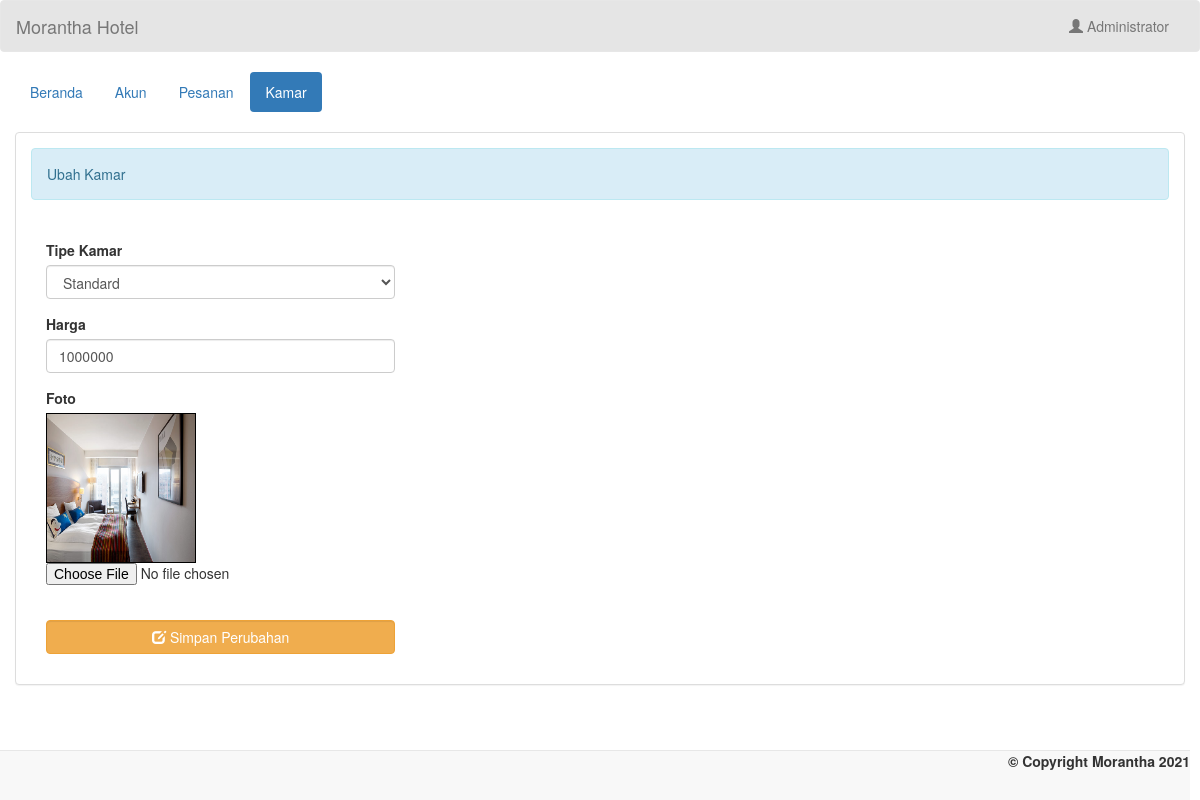
The page /admin/kamar_ubah_kamar.php?room_id=1 (signed in) on the database its author committed.
### tables this page shows
CREATE TABLE `room` (
  `room_id` int(11) NOT NULL,
  `tipe_kamar` varchar(50) NOT NULL,
  `harga` varchar(11) NOT NULL,
  `foto` varchar(100) NOT NULL
);

### admin/nama_admin.php (called while the page is built, shortened)
<?php
	require 'connect.php';
	$query = $conn->query("SELECT * FROM `admin` WHERE `admin_id` = '$_SESSION[admin_id]'") or die(mysqli_error());
	$fetch = $query->fetch_array();
	$name = $fetch['nama'];
?>

### admin/kamar_ubah_kamar.php (the view, shortened to what this page needs)
<!DOCTYPE html>
<?php
	require 'nama_admin.php';
?>
<html lang = "en">
	<head>
		<link rel = "stylesheet" type = "text/css" href = "../css/bootstrap.css " />
		<link rel = "stylesheet" type = "text/css" href = "../css/style.css" />
	</head>
<body>
	<nav style = "background-color:rgba(0, 0, 0, 0.1);" class = "navbar navbar-default">
		<div  class = "container-fluid">
			<div class = "navbar-header">
				<a class = "navbar-brand" >Morantha Hotel</a>
			</div>
			<ul class = "nav navbar-nav pull-right ">
				<li class = "dropdown">
					<a class="dropdown-toggle" data-toggle="dropdown" role="button" aria-haspopup="true" aria-expanded="false"><i class = "glyphicon glyphicon-user"></i> <?php echo $name;?></a>
				</li>
			</ul>
		</div>
	</nav>
	<div class = "container-fluid">
		<ul class = "nav nav-pills">
			<li><a href = "beranda.php">Beranda</a></li>
			<li><a href = "akun.php">Akun</a></li>
			<li><a href = "pesanan.php">Pesanan</a></li>
			<li class="active"><a href = "kamar.php">Kamar</a></li>
		</ul>
	</div>
	<br />
	<div class = "container-fluid">
		<div class = "panel panel-default">
			<div class = "panel-body">
				<div class = "alert alert-info">Ubah Kamar</div>
				<br />
				<div class = "col-md-4">
					<?php
						$query = $conn->query("SELECT * FROM `room` WHERE `room_id` = '$_REQUEST[room_id]'") or die(mysqli_error());
						$fetch = $query->fetch_array();
					?>
					<form method = "POST" enctype = "multipart/form-data">
						<div class = "form-group">
							<label>Tipe Kamar </label>
							<select class = "form-control" required = required name = "tipe_kamar">
								<option value = "Standard" <?php if($fetch['tipe_kamar'] == "Standard"){echo "selected";}?>>Standard</option>
							</select>
						</div>
						<div class = "form-group">
							<label>Harga </label>
							<input type = "number" min = "0" max = "999999999" value = "<?php echo $fetch['harga']?>" class = "form-control" name = "harga" />
						</div>
						<div class = "form-group">
							<label>Foto </label>
							<div id = "preview" style = "width:150px; height :150px; border:1px solid #000;">
								<img src = "../photo/<?php echo $fetch['foto']?>" id = "lbl" width = "100%" height = "100%"/>
							</div>
							<input type = "file" required = "required" id = "photo" name = "photo" />
						</div>
						<br />
						<div class = "form-group">
							<button name = "tombol_ubah_kamar" class = "btn btn-warning form-control"><i class = "glyphicon glyphicon-edit"></i> Simpan Perubahan</button>
						</div>
					</form>
				</div>
			</div>
		</div>
	</div>
	<br />
	<br />
	<div style = "text-align:right; margin-right:10px;" class = "navbar navbar-default navbar-fixed-bottom">
		<label>&copy; Copyright Morantha 2021 </label>
	</div>
</body>
</html>

### rows shown on the page
room: tipe_kamar "Standard", harga "1000000", foto (picture)

### other values the page prints
$name "Administrator"
